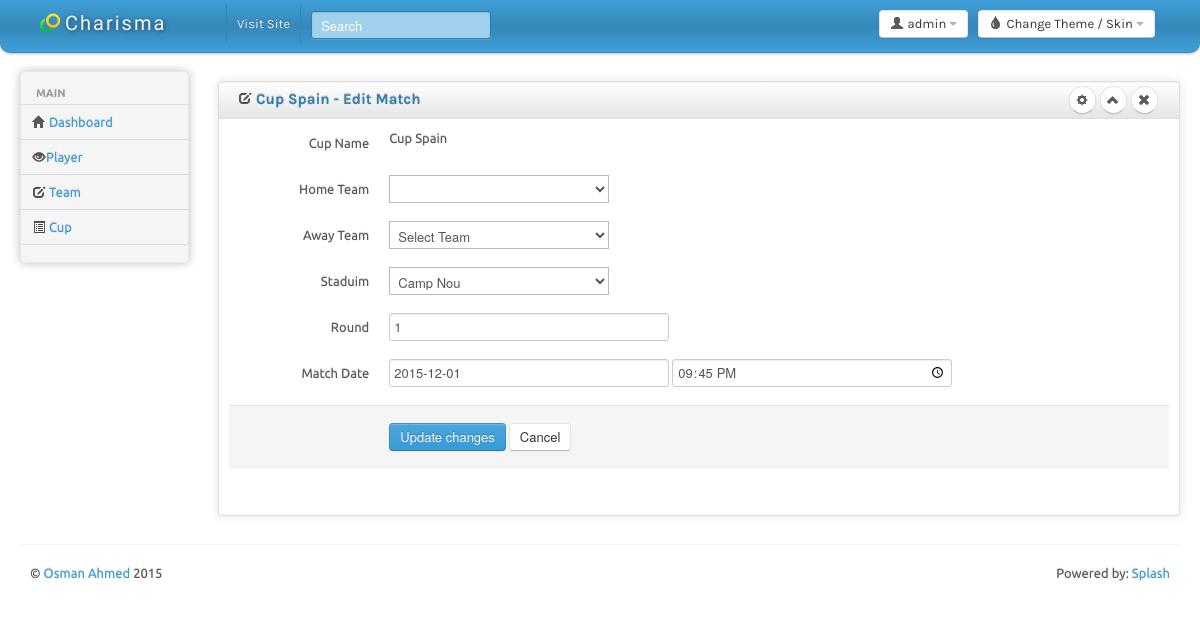
Page /MatchEdit.php?ID=1 on the committed database.
### tables this page shows
CREATE TABLE IF NOT EXISTS `cup` (
  `CupID` int(3) NOT NULL,
  `Name` varchar(300) NOT NULL,
  `Start` date NOT NULL,
  `End` date NOT NULL
);

CREATE TABLE IF NOT EXISTS `cup_schdule` (
  `ID` int(10) NOT NULL,
  `CupID` int(5) NOT NULL,
  `Team1ID` int(5) NOT NULL,
  `Team2ID` int(5) NOT NULL,
  `MatchDate` datetime NOT NULL,
  `StaduimID` int(3) NOT NULL,
  `Round` int(2) NOT NULL
);

### MatchEdit.php (the view, shortened to what this page needs)
<?
$MatchID = $_GET[ID];
$GetMatch = mysql_query("SELECT * FROM cup_schdule where ID = $MatchID");
$GetMatchFetch = mysql_fetch_array($GetMatch);
?>
<!DOCTYPE html>
<html lang="en">
<head>
	<link id="bs-css" href="css/bootstrap-cerulean.css" rel="stylesheet">
	<link href="css/bootstrap-responsive.css" rel="stylesheet">
	<link href="css/charisma-app.css" rel="stylesheet">
	<link href="css/jquery-ui-1.8.21.custom.css" rel="stylesheet">
	<link href='css/fullcalendar.css' rel='stylesheet'>
	<link href='css/fullcalendar.print.css' rel='stylesheet'  media='print'>
	<link href='css/chosen.css' rel='stylesheet'>
	<link href='css/uniform.default.css' rel='stylesheet'>
	<link href='css/colorbox.css' rel='stylesheet'>
	<link href='css/jquery.cleditor.css' rel='stylesheet'>
	<link href='css/jquery.noty.css' rel='stylesheet'>
	<link href='css/noty_theme_default.css' rel='stylesheet'>
	<link href='css/elfinder.min.css' rel='stylesheet'>
	<link href='css/elfinder.theme.css' rel='stylesheet'>
	<link href='css/jquery.iphone.toggle.css' rel='stylesheet'>
	<link href='css/opa-icons.css' rel='stylesheet'>
	<link href='css/uploadify.css' rel='stylesheet'>
</head>
<body>
	<div class="navbar">
		<div class="navbar-inner">
			<div class="container-fluid">
				<a class="brand" href="index.html"> <img alt="Charisma Logo" src="img/logo20.png" /> <span>Charisma</span></a>
				<div class="btn-group pull-right theme-container" >
					<a class="btn dropdown-toggle" data-toggle="dropdown" href="#">
						<i class="icon-tint"></i><span class="hidden-phone"> Change Theme / Skin</span>
						<span class="caret"></span>
					</a>
				</div>
				<div class="btn-group pull-right" >
					<a class="btn dropdown-toggle" data-toggle="dropdown" href="#">
						<i class="icon-user"></i><span class="hidden-phone"> admin</span>
						<span class="caret"></span>
					</a>
				</div>
				<div class="top-nav nav-collapse">
					<ul class="nav">
						<li><a href="#">Visit Site</a></li>
						<li>
							<form class="navbar-search pull-left">
								<input placeholder="Search" class="search-query span2" name="query" type="text">
							</form>
						</li>
					</ul>
				</div>
			</div>
		</div>
	</div>
		<div class="container-fluid">
		<div class="row-fluid">
			<div class="span2 main-menu-span">
				<div class="well nav-collapse sidebar-nav">
        <? require_once "rightmenu.php"; ?>
				</div>
			</div>
                <div id="content" class="span10">
<div class="row-fluid sortable">
				<div class="box span12">
					<div class="box-header well" data-original-title>
						<h2><i class="icon-edit"></i>
						<?
                        $GetCup = mysql_query("SELECT cup.CupID, cup.Name, cup.Start, cup.End FROM cup where cup.CupID = $GetMatchFetch[CupID]");
                        $GetCupFetch = mysql_fetch_array($GetCup);
                        echo $GetCupFetch[Name].' - Edit Match';
                        ?>
                        </h2>
						<div class="box-icon">
							<a href="#" class="btn btn-setting btn-round"><i class="icon-cog"></i></a>
							<a href="#" class="btn btn-minimize btn-round"><i class="icon-chevron-up"></i></a>
							<a href="#" class="btn btn-close btn-round"><i class="icon-remove"></i></a>
						</div>
					</div>
					<div class="box-content">
						<form class="form-horizontal" action="UpdateMatch.php" method="post">
							<fieldset>
                              <div class="control-group">
							  <label class="control-label" for="date01">Cup Name</label>
							  <div class="controls">
								<?
								echo $GetCupFetch[Name];
								?>
							  </div>
							</div>
							  <div class="control-group">
								<label class="control-label" for="selectError3">Home Team</label>
								<div class="controls">
								  <select id="Team1ID" name="Team1ID">
								  </select>
								</div>
							  </div>
                              <div class="control-group">
								<label class="control-label" for="selectError3">Away Team</label>
								<div class="controls">
								  <select id="Team2ID" name="Team2ID">
                                  <option>Select Team</option>
								  </select>
								</div>
							  </div>
                              <div class="control-group">
								<label class="control-label" for="selectError3">Staduim</label>
								<div class="controls">
								  <select id="StaduimID" name="StaduimID">
                                  <?
								$GetTeam = mysql_query("SELECT * FROM `staduim` order by Name");
								while($GetTeamFetch = mysql_fetch_array($GetTeam)){
								if($GetMatchFetch[StaduimID] == $GetTeamFetch[StaduimID]){
								  ?>
                                  <option value="<? echo $GetTeamFetch[StaduimID]; ?>" selected><? echo $GetTeamFetch[Name]; ?></option>
                                  <? }else{ ?>
									<option value="<? echo $GetTeamFetch[StaduimID]; ?>"><? echo $GetTeamFetch[Name]; ?></option>
								<? }} ?>
								  </select>
								</div>
							  </div>
                              <div class="control-group">
								<label class="control-label" >Round</label>
								<div class="controls">
								  <input class="input-xlarge " id="Round" name="Round" type="text" value="<? echo $GetMatchFetch[Round]; ?>">
								</div>
							  </div>
                              <div class="control-group">
							  <label class="control-label" for="date01">Match Date</label>
							  <div class="controls">
                              <?
                              $datetimestr = strtotime($GetMatchFetch[MatchDate]);
							  $MDate = date("Y-m-d", $datetimestr);
							  $MTime = date("H:i:s", $datetimestr);
							  ?>
					<input type="text" class="input-xlarge " id="MatchDate" name="MatchDate" value="<? echo $MDate; ?>">
                    <input type="time" class="input-xlarge " id="MatchTime" name="MatchTime" value="<? echo $MTime; ?>">
							  </div>
							</div>
							  <div class="form-actions">
								<button type="submit" class="btn btn-primary">Update changes</button>
								<a href="cupschdule.php?ID=<? echo $GetMatchFetch[CupID]; ?>"><button class="btn" type="button">Cancel</button></a>
							  </div>
							</fieldset>
						  </form>
					</div>
				</div>
			</div>
                </div>
			</div>
		<hr>
		<footer>
			<p class="pull-left">&copy; <a href="#">Osman Ahmed</a> 2015</p>
			<p class="pull-right">Powered by: <a href="#">Splash</a></p>
		</footer>
	</div>
</body>
</html>

### css/charisma-app.css (style rules this page uses)
select { background-color:#fff; }
.box { border: 1px solid #DEDEDE; border-radius:3px; -webkit-border-radius:3px; -moz-border-radius:3px; margin-top: 10px; margin-bottom: 10px ; box-shadow: 0 0 10px rgba(189, 189, 189, 0.4); -webkit-box-shadow: 0 0 10px rgba(189, 189, 189, 0.4); -moz-box-shadow: 0 0 10px rgba(189, 189, 189, 0.4); }
.box-header { border:none; padding-top:5px; border-bottom: 1px solid #DEDEDE; border-radius:3px 3px 0 0; -webkit-border-radius:3px 3px 0 0; -moz-border-radius:3px 3px 0 0; height:12px; min-height:12px; margin-bottom: 0; cursor:move; font-weight:bold; font-size:16px; background: -moz-linear-gradient(top, rgba(255,255,255,0) 0%, rgba(0,0,0,0.1) 100%); background: -webkit-gradient(linear, left top, left bottom, color-stop(0%,rgba(255,255,255,0)), color-stop(100%,rgba(0,0,0,0.1))); background: -webkit-linear-gradient(top, rgba(255,255,255,0) 0%,rgba(0,0,0,0.1) 100%); background: -o-linear-gradient(top, rgba(255,255,255,0) 0%,rgba(0,0,0,0.1) 100%); background: -ms-linear-gradient(top, rgba(255,255,255,0) 0%,rgba(0,0,0,0.1) 100%); background: linear-gradient(to bottom, rgba(255,255,255,0) 0%,rgba(0,0,0,0.1) 100%); filter: progid:DXImageTransform.Microsoft.gradient( startColorstr='#00ffffff', endColorstr='#1a000000',GradientType=0 ); }
.box-header h2 { font-size:15px; width:auto; clear:none; float:left; line-height:25px; white-space: nowrap; }
.box-header h2 > i { margin-top:1px; }
.box-icon { float:right; }
.box-icon a { clear:none; float:left; margin:0 2px; height: 18px; width:5px; margin-top: -1px; }
.box-icon a i { margin-left:-4.5px; }
.box-content { padding:10px; }
.btn-round { border-radius: 40px; -webkit-border-radius: 40px; -moz-border-radius: 40px; font-size:12px; padding-top:4px; }
footer { clear:both; }
footer .pull-right { float:right; margin-right:10px; }
footer .pull-left { float:left; margin-left:10px; }
.sidebar-nav { min-height:0; box-shadow: 0 0 10px #BDBDBD; -webkit-box-shadow: 0 0 10px #BDBDBD; -moz-box-shadow: 0 0 10px #BDBDBD; border-radius: 5px; -webkit-border-radius: 5px; -moz-border-radius: 5px; margin-bottom: 0; padding-bottom:0; }
.brand { font-family: 'Shojumaru', cursive, Arial, serif; letter-spacing:2px; text-shadow:1px 1px 5px rgba(0, 0, 0, 0.5); width:166px; }
.brand img { float:left; height:20px; width:20px; margin-right:5px; }
.brand span { float:left; }
.navbar-search { margin-left:10px; }
.navbar-inner { border-radius:0 0 10px 10px; -webkit-border-radius:0 0 10px 10px; -moz-border-radius:0 0 10px 10px; padding-top:5px; padding-bottom:5px; }
.pull-left { float:left !important; }
.pull-right { float:right !important; }

### MatchEdit.php (style rules this page uses)
body { padding-bottom: 40px; }
.sidebar-nav { padding: 9px 0; }

### rows in the picture
cup: Name "Cup Spain"
cup_schdule: Round "1", MatchDate "2015-12-01", MatchTime "21:45:00"

### other values in the picture
form field StaduimID "Camp Nou"
